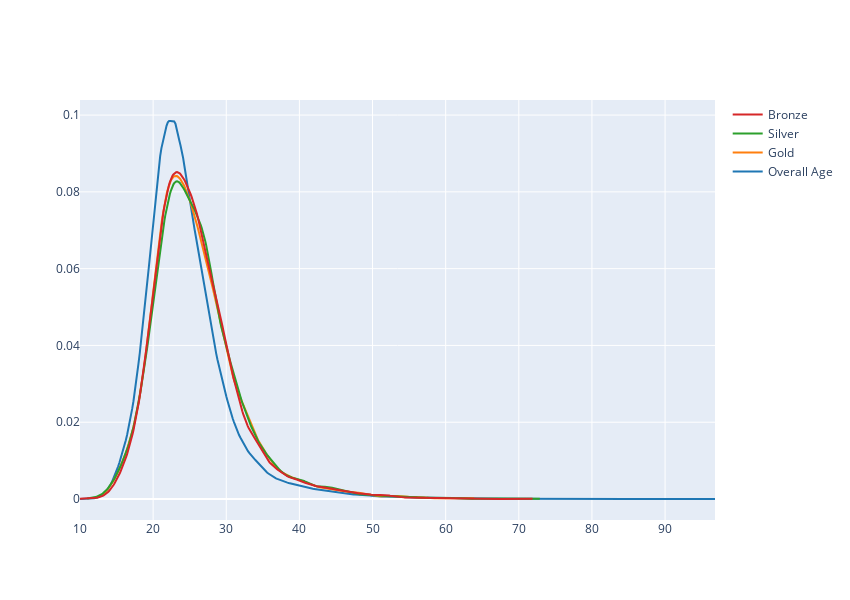

Notebook cell for this chart:
### Code cell
fig = ff.create_distplot([x1,x2,x3,x4], ['Overall Age','Gold','Silver','Bronze'],show_hist=False, show_rug=False)
fig.update_layout(autosize=False,width=850,height=600)
fig.show()

### Figure 1 — Plotly figure (JSON) as saved in the notebook; plotly's stock layout.template omitted (floating-point values rounded to 4 significant figures; data arrays with more than 128 entries replaced by an {"elided": "..."} marker saying what was removed)
{"data": [{"legendgroup": "Overall Age", "marker": {"color": "rgb(31, 119, 180)"}, "mode": "lines", "name": "Overall Age", "showlegend": true, "type": "scatter", "x": {"elided": "500 float values"}, "xaxis": "x", "y": {"elided": "500 float values"}, "yaxis": "y"}, {"legendgroup": "Gold", "marker": {"color": "rgb(255, 127, 14)"}, "mode": "lines", "name": "Gold", "showlegend": true, "type": "scatter", "x": {"elided": "500 float values"}, "xaxis": "x", "y": {"elided": "500 float values"}, "yaxis": "y"}, {"legendgroup": "Silver", "marker": {"color": "rgb(44, 160, 44)"}, "mode": "lines", "name": "Silver", "showlegend": true, "type": "scatter", "x": {"elided": "500 float values"}, "xaxis": "x", "y": {"elided": "500 float values"}, "yaxis": "y"}, {"legendgroup": "Bronze", "marker": {"color": "rgb(214, 39, 40)"}, "mode": "lines", "name": "Bronze", "showlegend": true, "type": "scatter", "x": {"elided": "500 float values"}, "xaxis": "x", "y": {"elided": "500 float values"}, "yaxis": "y"}], "layout": {"autosize": false, "barmode": "overlay", "height": 600, "hovermode": "closest", "legend": {"traceorder": "reversed"}, "width": 850, "xaxis": {"anchor": "y2", "domain": [0, 1], "zeroline": false}, "yaxis": {"anchor": "free", "domain": [0, 1], "position": 0}}}
